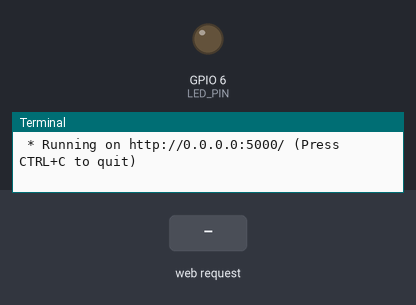
The program below on a simulated Raspberry Pi (BCM pin numbers). On the bench: output pins drawn as LEDs (lit = HIGH), the last lines printed to the terminal. Inputs (shaded band) come from the test bench. The clock reads 2024-03-15 10:24:30 at power-on unless the program sets it.

Above: at 1.2 s.
1.3 s: HTTP request for /led/on received
At 2.2 s:
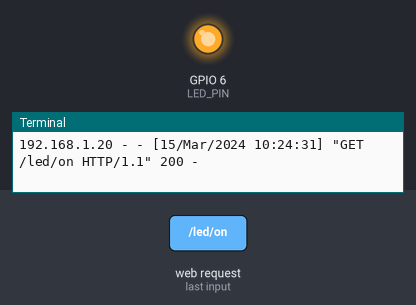
4.3 s: HTTP request for /led/off received
At 5.7 s:
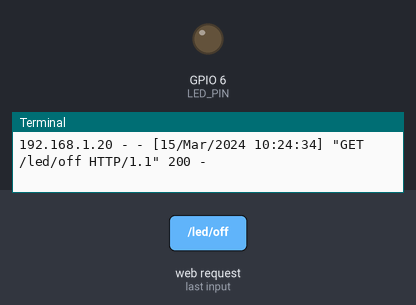
Timing chart, 0 to 7.3 s (numbered marks = the images above; inputs shaded):
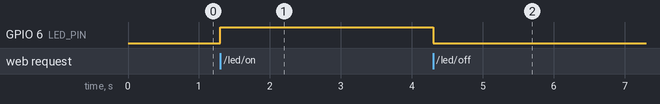

The program:

flask_led.py
```python
from flask import Flask
import RPi.GPIO as GPIO

LED_PIN = 6
# Flask 객체 생성
app = Flask(__name__)

GPIO.setmode(GPIO.BCM)
GPIO.setup(LED_PIN, GPIO.OUT)

# 0.0.0.0:5000/
@app.route("/")
def hello():
    return '''
    <p>Hello, Flask!!</p>
    <a href = "/led/on">LED ON  </a>
    <a href = "/led/off">LED OFF  </a>
    '''
@app.route("/led/<op>")
def led_op(op):
    if op == "on":
        GPIO.output(LED_PIN, GPIO.HIGH)
        return '''
        <p>LED ON</p>
        <a href="/">Go back home</a>'''
    elif op == "off":
        GPIO.output(LED_PIN, GPIO.LOW)
        return '''
        <p>LED OFF</p>
        <a href="/">Go back home</a>'''

# @app.route("/led/on")
# def on():
#     return '''
#     <p>LED ON</p>
#     <a href="/">Go home</a>'''

# @app.route("/led/off")
# def off():
#     return '''
#     <p>LED OFF</p>
#     <a href="/">Go home</a>'''
# 터미널에서 직접 실행시킨 경우
if __name__ == "__main__":
    try:
        app.run(host = "0.0.0.0")
    finally:
        GPIO.cleanup()
```

Measured:
- after the input at 1.3 s, GPIO 6 (LED_PIN): LOW → HIGH at once
- after the input at 4.3 s, GPIO 6 (LED_PIN): HIGH → LOW at once
